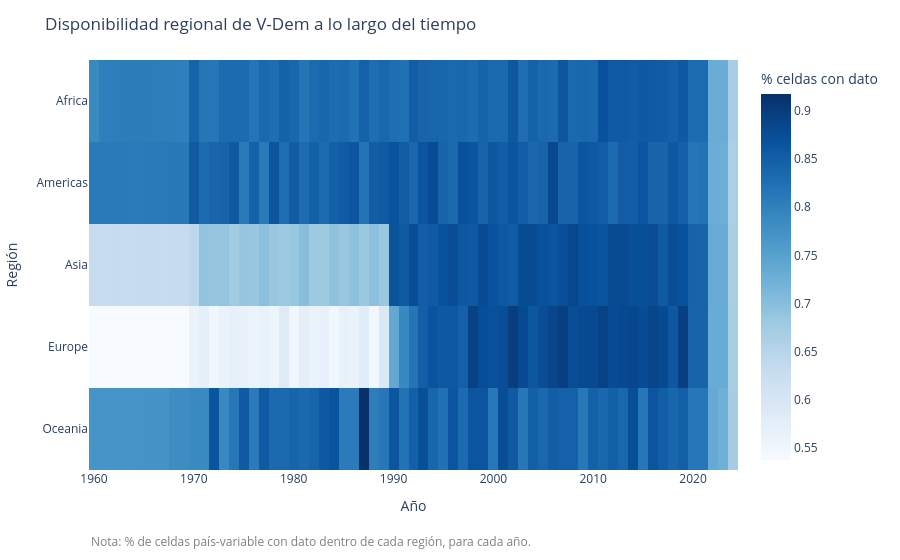

The notebook cell this image was saved under:
### Markdown cell above
### Gráfico 5 — Heatmap de disponibilidad regional en el tiempo

**Objetivo:** ver si la densidad de datos mejora de forma pareja entre regiones a lo
largo del tiempo, o si hay regiones sistemáticamente rezagadas (mismo tipo de
hallazgo que se encontró para Oceanía en el WDI).

### Code cell
vdem_long_con_dato = vdem_long.dropna(subset=["Value"])

n_paises_por_region = df_vdem_base.drop_duplicates("cow_code_countryVdem").groupby("Region Name")["cow_code_countryVdem"].nunique()
celdas_posibles_region = n_paises_por_region * n_variables_total

celdas_con_dato_region_anio = (
    vdem_long_con_dato.groupby(["year", "Region Name"]).size().unstack("Region Name")
)
densidad_region_anio = celdas_con_dato_region_anio.div(celdas_posibles_region, axis=1).fillna(0)
matriz_region_anio = densidad_region_anio.T

fig_heatmap_region = px.imshow(
    matriz_region_anio,
    labels=dict(x="Año", y="Región", color="% celdas con dato"),
    x=matriz_region_anio.columns,
    y=matriz_region_anio.index,
    color_continuous_scale="Blues",
    aspect="auto",
)
fig_heatmap_region.update_layout(
    title="Disponibilidad regional de V-Dem a lo largo del tiempo",
    margin=dict(b=90),
)
fig_heatmap_region.add_annotation(
    text="Nota: % de celdas país-variable con dato dentro de cada región, para cada año.",
    xref="paper", yref="paper", x=0, y=-0.2, showarrow=False,
    font=dict(size=12, color="gray"), align="left",
)

figuras_reporte_vdem.append(("heatmap_region_anio", fig_heatmap_region))
fig_heatmap_region.show()

### Figure 1 — Plotly figure (JSON) as saved in the notebook; plotly's stock layout.template omitted (floating-point values rounded to 4 significant figures; data arrays with more than 128 entries replaced by an {"elided": "..."} marker saying what was removed)
{"data": [{"coloraxis": "coloraxis", "hovertemplate": "Año: %{x}<br>Región: %{y}<br>% celdas con dato: %{z}<extra></extra>", "name": "0", "type": "heatmap", "x": [1960, 1961, 1962, 1963, 1964, 1965, 1966, 1967, 1968, 1969, 1970, 1971, 1972, 1973, 1974, 1975, 1976, 1977, 1978, 1979, 1980, 1981, 1982, 1983, 1984, 1985, 1986, 1987, 1988, 1989, 1990, 1991, 1992, 1993, 1994, 1995, 1996, 1997, 1998, 1999, 2000, 2001, 2002, 2003, 2004, 2005, 2006, 2007, 2008, 2009, 2010, 2011, 2012, 2013, 2014, 2015, 2016, 2017, 2018, 2019, 2020, 2021, 2022, 2023, 2024], "xaxis": "x", "y": ["Africa", "Americas", "Asia", "Europe", "Oceania"], "yaxis": "y", "z": {"elided": "5x65 float values"}}], "layout": {"annotations": [{"align": "left", "font": {"color": "gray", "size": 12}, "showarrow": false, "text": "Nota: % de celdas país-variable con dato dentro de cada región, para cada año.", "x": 0, "xref": "paper", "y": -0.2, "yref": "paper"}], "coloraxis": {"colorbar": {"title": {"text": "% celdas con dato"}}, "colorscale": [[0, "rgb(247,251,255)"], [0.125, "rgb(222,235,247)"], [0.25, "rgb(198,219,239)"], [0.375, "rgb(158,202,225)"], [0.5, "rgb(107,174,214)"], [0.625, "rgb(66,146,198)"], [0.75, "rgb(33,113,181)"], [0.875, "rgb(8,81,156)"], [1, "rgb(8,48,107)"]]}, "margin": {"b": 90, "t": 60}, "title": {"text": "Disponibilidad regional de V-Dem a lo largo del tiempo"}, "xaxis": {"anchor": "y", "domain": [0, 1], "title": {"text": "Año"}}, "yaxis": {"anchor": "x", "autorange": "reversed", "domain": [0, 1], "title": {"text": "Región"}}}}
